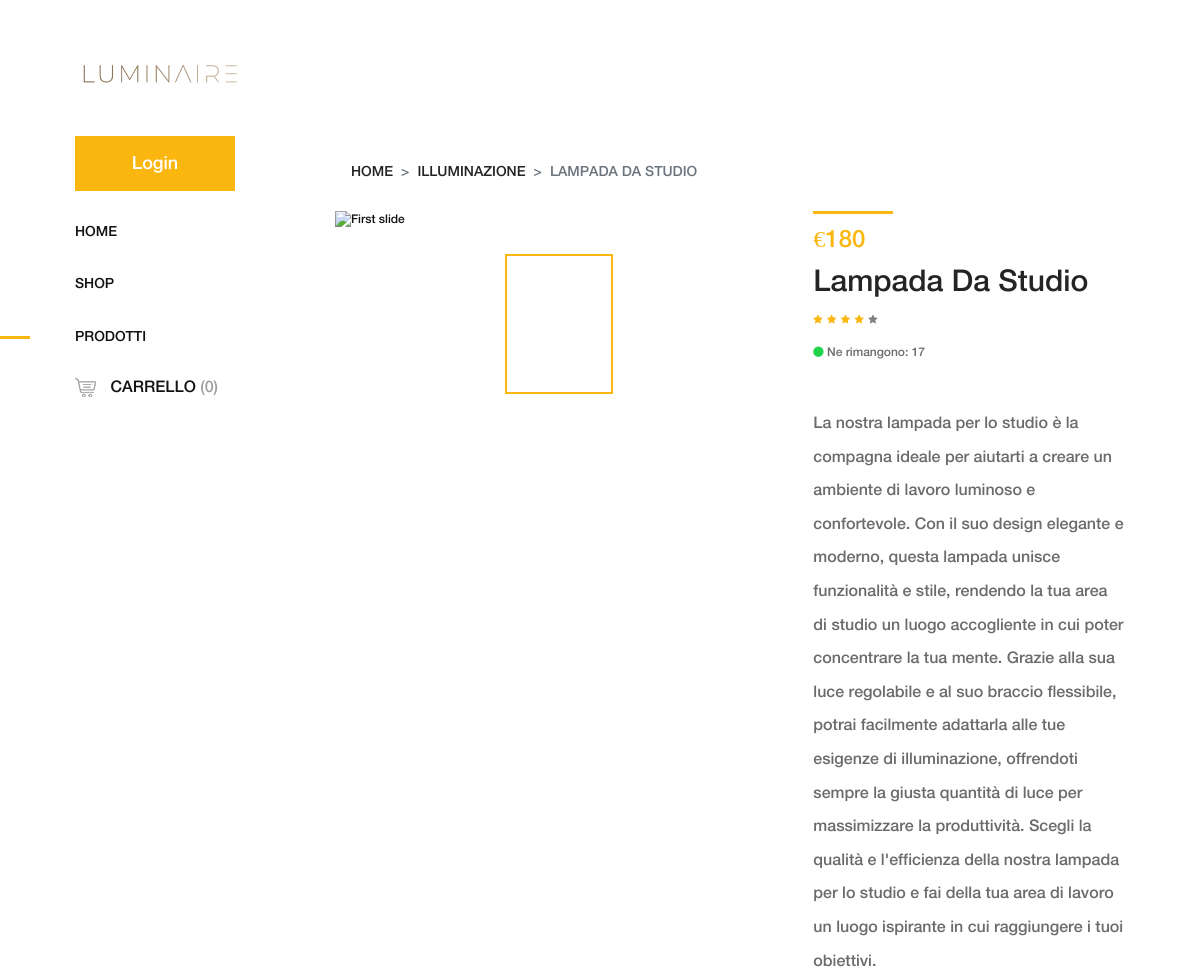
Before: /Progetto-mokup/amado-master/lampada_studio.php (upper part) with the older database file.
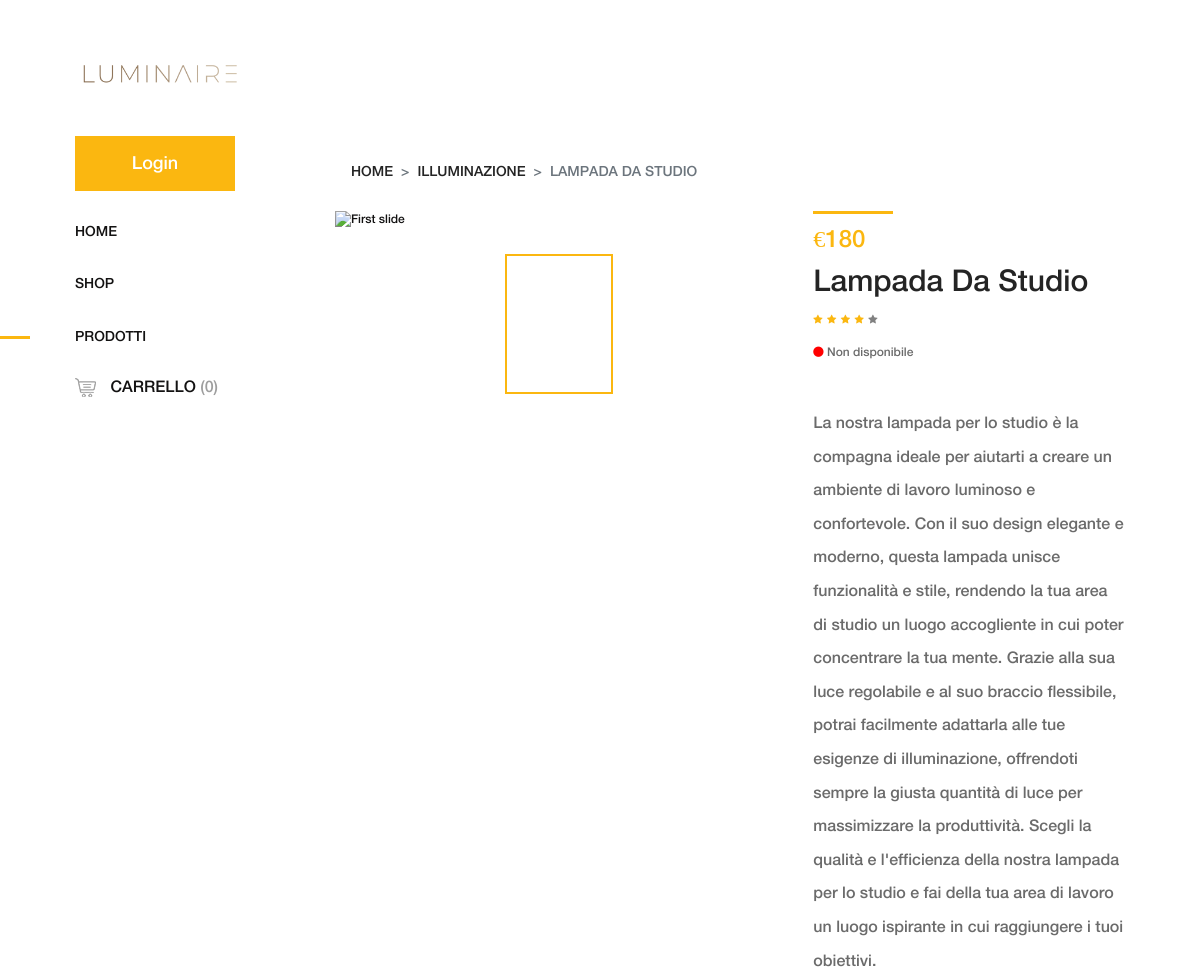
After: the same page with the newer database file.
### tables this page shows
CREATE TABLE IF NOT EXISTS `ProdottiInVendita` (
  `idProdotto` INT NOT NULL AUTO_INCREMENT,
  `NomeProdotto` VARCHAR(45) NULL,
  `Prezzo` FLOAT NULL,
  `CasaProduttrice` INT NULL,
  `Reparti_idReparto` INT NOT NULL,
  `Magazzino_idMagazzino` INT NOT NULL,
  `Quantità` INT NULL,
  PRIMARY KEY (`idProdotto`),
  INDEX `fk_ProdottiInVendita_Reparti1_idx` (`Reparti_idReparto` ASC),
  INDEX `fk_ProdottiInVendita_Magazzino1_idx` (`Magazzino_idMagazzino` ASC),
  CONSTRAINT `fk_ProdottiInVendita_Reparti1`
    FOREIGN KEY (`Reparti_idReparto`)
    REFERENCES `Reparti` (`idReparto`)
    ON DELETE NO ACTION
    ON UPDATE NO ACTION,
  CONSTRAINT `fk_ProdottiInVendita_Magazzino1`
    FOREIGN KEY (`Magazzino_idMagazzino`)
    REFERENCES `Magazzino` (`idMagazzino`)
    ON DELETE NO ACTION
    ON UPDATE NO ACTION);

### Progetto-mokup/amado-master/Function_utility.php (the view, shortened to what this page needs)
<?php
  function check_availability($n)
  {
    $conn = openconnection();
    $sql = "SELECT Quantità FROM ProdottiInVendita p WHERE p.idProdotto=$n";
    $result = $conn->query($sql);
    $row = $result->fetch_assoc();
    $quant=$row['Quantità'];
      if($quant>0 && $quant<4){
          echo'<p class="avaibility"><i class="fa fa-circle"></i> Affrettati, ne abbiamo solo:' . $quant .' </p>';
      }
      elseif ($quant==0) {
          echo '<p class="avaibility"><i class="fa fa-circle" style="color:red"></i>  Non disponibile </p>';
      }
      else {
        echo '<p class="avaibility"><i class="fa fa-circle"></i>  Ne rimangono: ' . $quant . '</p>';
      }
      return;
  }
 ?>

Changed rows visible on the page:
removed prodottiinvendita: Quantità "17"
Other visible differences:
text no longer shown: "Ne rimangono:"
text now shown: "Non disponibile"
